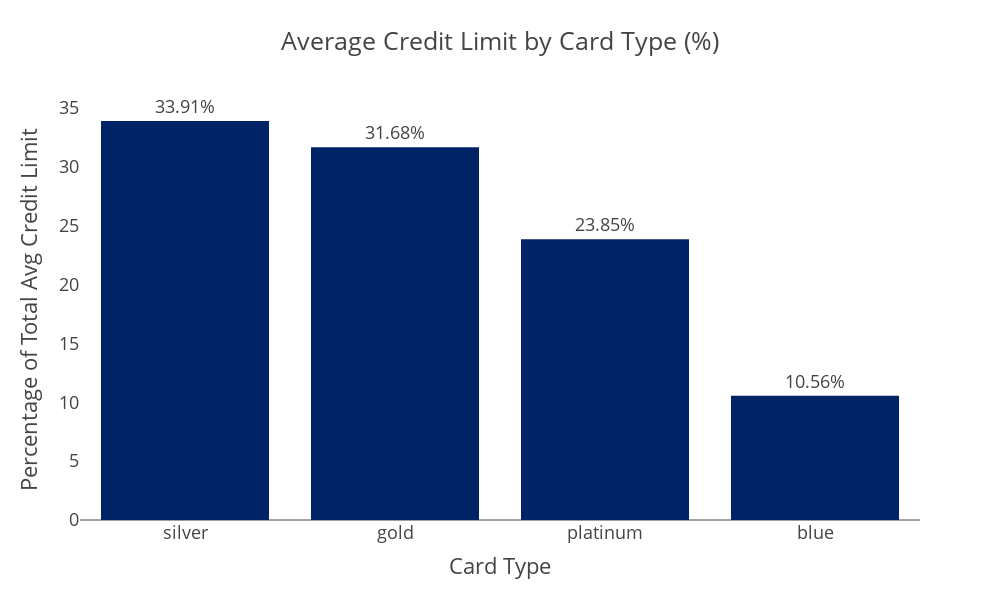

Here is the notebook cell this chart was saved with:
### Code cell
Purpose: Shows the distribution of average credit limits across different card types.

Key Insights:

Platinum cards have the highest average credit limit (33.9%), followed by gold (31.68%) and silver (23.85%).

Blue cards have the lowest limit (10.56%).

Implication: Premium cards (platinum/gold) offer higher credit limits, likely targeting high-income customers.

fig = px.bar(
    avg_credit_by_card,
    x='Card_Category',
    y='percentage',
    title='Average Credit Limit by Card Type (%)',
    color_discrete_sequence=['#002366'],
    text='percentage',
    height=600,
    width=1000
)

fig.update_layout(
    template="presentation",
    xaxis_title="Card Type",
    yaxis_title="Percentage of Total Avg Credit Limit",
    legend_title_text=None,
    paper_bgcolor="rgba(0, 0, 0, 0)",
    plot_bgcolor="rgba(0, 0, 0, 0)",
    xaxis=dict(showgrid=False),
    yaxis=dict(showgrid=False)
)

fig.update_traces(
    texttemplate="%{text:.2f}%",
    textposition="outside",
    marker_line_width=0
)

fig.write_image(os.path.join(results_dir, 'Avg_Credit_Limit_by_Card_Type.jpg'))
fig.write_image(os.path.join(results_dir, 'Avg_Credit_Limit_by_Card_Type.png'))
fig.write_html(os.path.join(results_dir, 'Avg_Credit_Limit_by_Card_Type.html'))

fig.show()

### Figure 1 — Plotly figure (JSON) as saved in the notebook; plotly's stock layout.template omitted (floating-point values rounded to 4 significant figures)
{"data": [{"hovertemplate": "Card_Category=%{x}<br>percentage=%{text}<extra></extra>", "legendgroup": "", "marker": {"color": "#002366", "line": {"width": 0}, "pattern": {"shape": ""}}, "name": "", "orientation": "v", "showlegend": false, "text": [33.91, 31.68, 23.85, 10.56], "textposition": "outside", "texttemplate": "%{text:.2f}%", "type": "bar", "x": ["silver", "gold", "platinum", "blue"], "xaxis": "x", "y": [33.91, 31.68, 23.85, 10.56], "yaxis": "y"}], "layout": {"barmode": "relative", "height": 600, "legend": {"tracegroupgap": 0}, "paper_bgcolor": "rgba(0, 0, 0, 0)", "plot_bgcolor": "rgba(0, 0, 0, 0)", "title": {"text": "Average Credit Limit by Card Type (%)"}, "width": 1000, "xaxis": {"anchor": "y", "autorange": true, "domain": [0, 1], "range": [-0.5, 3.5], "showgrid": false, "title": {"text": "Card Type"}, "type": "category"}, "yaxis": {"anchor": "x", "autorange": true, "domain": [0, 1], "range": [0, 35.69], "showgrid": false, "title": {"text": "Percentage of Total Avg Credit Limit"}, "type": "linear"}}}
